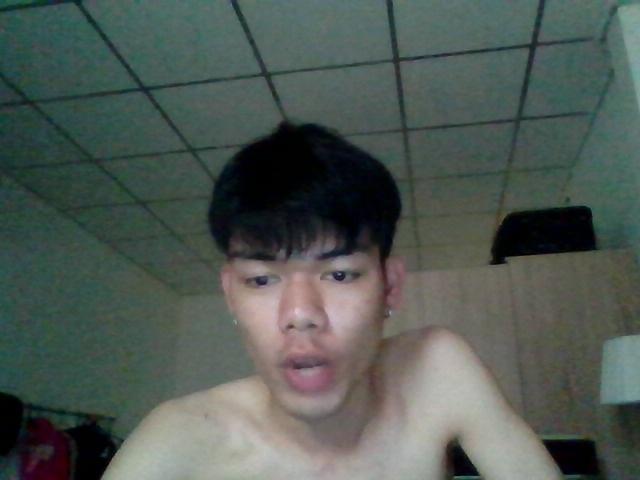
#> input picture images/NG/20260603_112642_958987.jpg, 640 x 480 px
$ python -i blob_tool.py   (imports and definitions only)
#> lines starting #> are read from the running program, lines starting #| are printed output that depends on the picture; after the words box and inside, x2 and y2 are one past the last pixel; in counts of white or black regions, pixels touching at a corner belong together
#> further down, picture is the input picture: shape (480, 640, 3); mean B, G, R 83.7, 89.3, 79.6
import cv2
import numpy as np
from typing import Dict, Tuple, List

class BlobTool:
    """
    Blob detection tool for finding and analyzing connected components
    Useful for detecting defects, particles, or missing parts
    """

    def __init__(self, min_area: int = 50, max_area: int = 50000, threshold: int = 100):
        """
        Initialize Blob Detection Tool

        Args:
            min_area: Minimum blob area in pixels
            max_area: Maximum blob area in pixels
            threshold: Binary threshold value
        """
        self.min_area = min_area
        self.max_area = max_area
        self.threshold = threshold

    def inspect(self, image: np.ndarray) -> Dict:
        """
        Detect blobs in image

        Args:
            image: Input image

        Returns:
            dict: {
                'result': 'OK' or 'NG',
                'score': percentage,
                'blob_count': number of blobs detected,
                'blobs': list of blob data,
                'largest_blob_area': area of largest blob
            }
        """
        if image is None or image.size == 0:
            return {
                'result': 'NG',
                'score': 0,
                'blob_count': 0,
                'blobs': [],
                'largest_blob_area': 0
            }

        try:
            # Convert to grayscale if needed
            if len(image.shape) == 3:
                gray = cv2.cvtColor(image, cv2.COLOR_BGR2GRAY)
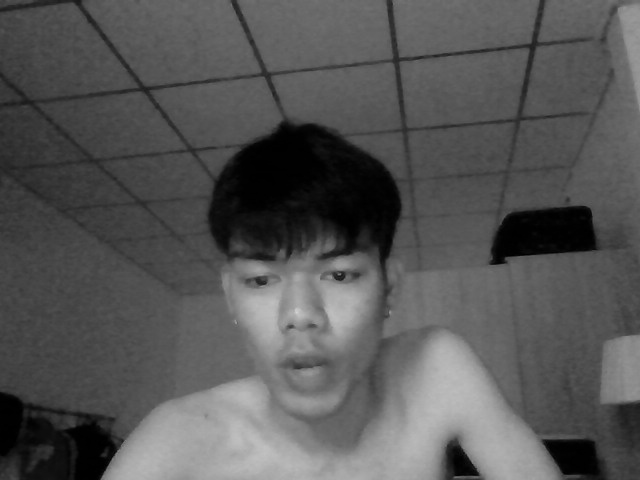
#> gray: shape (480, 640); min 0, max 212, mean 85.8
            else:
                gray = image

            # Binary threshold
            _, binary = cv2.threshold(gray, self.threshold, 255, cv2.THRESH_BINARY)
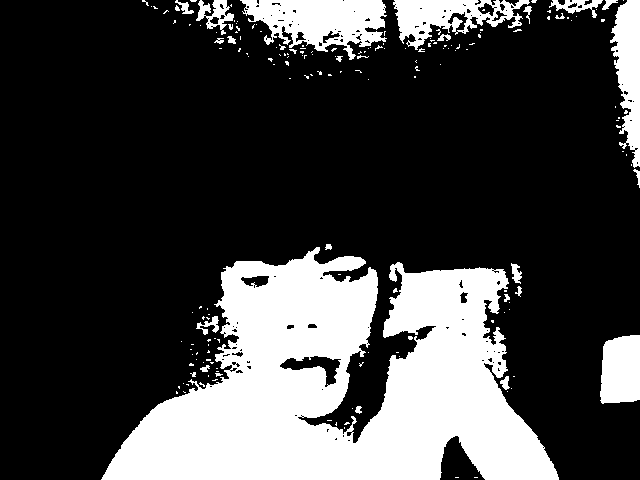
#> binary: shape (480, 640); 25.7% white; 181 white regions (153 under 20 px)

            # Find contours
            contours, _ = cv2.findContours(binary, cv2.RETR_EXTERNAL, cv2.CHAIN_APPROX_SIMPLE)
#> contours = 180 contours, 159 with area under 20; largest, box (x1, y1, x2, y2) and area: (101, 247, 559, 480) 62226, (240, 0, 387, 60) 5190, (393, 0, 530, 50) 3324, (610, 0, 640, 168) 2942, (600, 335, 640, 404) 2371

            # Analyze blobs
            blobs = []
            largest_area = 0

            for contour in contours:
                area = cv2.contourArea(contour)

                if self.min_area <= area <= self.max_area:
                    # Calculate blob properties
                    moments = cv2.moments(contour)
                    if moments['m00'] > 0:
                        cx = int(moments['m10'] / moments['m00'])
                        cy = int(moments['m01'] / moments['m00'])
                    else:
                        cx, cy = 0, 0

                    x, y, w, h = cv2.boundingRect(contour)
                    perimeter = cv2.arcLength(contour, True)
                    circularity = 4 * np.pi * area / (perimeter ** 2) if perimeter > 0 else 0

                    blob_data = {
                        'area': float(area),
                        'centroid': (cx, cy),
                        'bounding_rect': (x, y, w, h),
                        'perimeter': float(perimeter),
                        'circularity': float(circularity),
                        'aspect_ratio': float(w / h) if h > 0 else 0
                    }

                    blobs.append(blob_data)
                    largest_area = max(largest_area, area)
#> this loop made 180 passes
#> (area, cx, cy, x, y, w, h, perimeter) on passes 19, 46, 49, 63, 170, 172, 173, 175, 176, 177, 179: (62, 504, 382, 500, 376, 10, 14, 39.8), (2371, 620, 369, 600, 335, 40, 69, 205.1), (124, 209, 324, 196, 316, 23, 19, 116.9), (102.5, 515, 272, 511, 263, 11, 21, 70.53), (2941.5, 628, 69, 610, 0, 30, 168, 509.6), (53, 607, 3, 602, 0, 16, 10, 47.8), (352.5, 576, 5, 549, 0, 54, 18, 189.8), (3323.5, 448, 15, 393, 0, 137, 50, 625.4), (5190.5, 320, 20, 240, 0, 147, 60, 680.1), (557, 215, 13, 196, 0, 38, 35, 233.5), (74.5, 184, 7, 175, 0, 19, 14, 66.87)
#> area on passes 8, 25: 26.5, 27.5
#> after the loop, blobs = 11 items

            # Determine result
            blob_count = len(blobs)
#> blob_count = 11
            score = min(100, (blob_count / 5) * 100)  # Normalize to 100%
#> score = 100

            result = 'NG' if blob_count > 0 else 'OK'
#> result = 'NG'

            return {
                'result': result,
                'score': float(score),
                'blob_count': blob_count,
                'blobs': blobs,
                'largest_blob_area': float(largest_area)
            }
        except Exception as e:
            return {
                'result': 'ERROR',
                'score': 0,
                'blob_count': 0,
                'blobs': [],
                'largest_blob_area': 0,
                'error': str(e)
            }

    # [34 lines left out: function detect_defects, not called in this run]

    def set_min_area(self, min_area: int):
        """Set minimum blob area"""
        self.min_area = max(1, min_area)

    def set_max_area(self, max_area: int):
        """Set maximum blob area"""
        self.max_area = max(self.min_area, max_area)

    def set_threshold(self, threshold: int):
        """Set binary threshold"""
        self.threshold = max(0, min(255, threshold))

>>> import cv2
>>> picture = cv2.imread('../images/NG/20260603_112642_958987.jpg')
>>> result = BlobTool().inspect(picture)
#> result = 5 items

$ run again, on images/NG/20260603_112644_043359.jpg
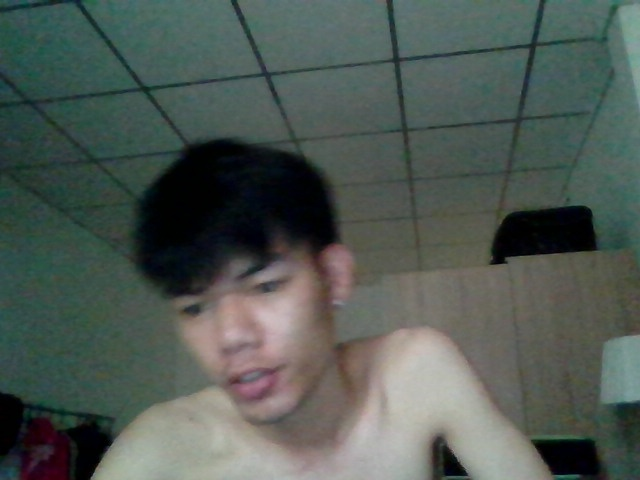
#> input picture images/NG/20260603_112644_043359.jpg, 640 x 480 px
#> picture is the input picture: shape (480, 640, 3); mean B, G, R 83.7, 89.5, 79.8
#> in inspect, `gray = cv2.cvtColor(image, cv2.COLOR_BGR2GRAY)`:
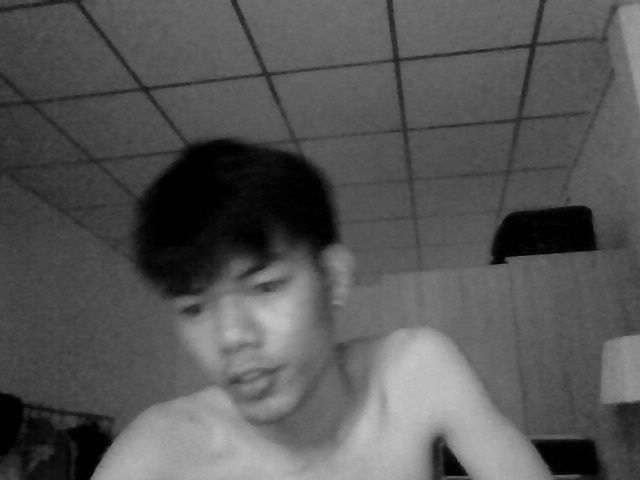
#> gray: shape (480, 640); min 0, max 197, mean 85.9
#> in inspect, `_, binary = cv2.threshold(gray, self.threshold, 255, cv2.THRESH_BINARY)`:
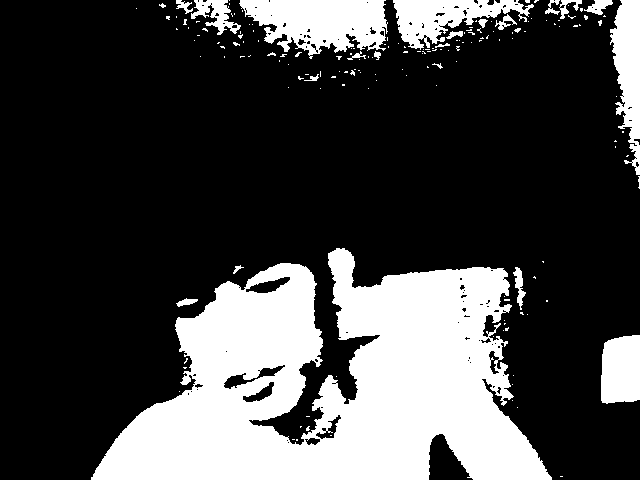
#> binary: shape (480, 640); 26.7% white; 170 white regions (148 under 20 px)
#> contours = 169 contours, 150 with area under 20; largest, box (x1, y1, x2, y2) and area: (91, 248, 552, 480) 64612, (239, 0, 388, 59) 5689, (393, 0, 534, 50) 3173, (610, 0, 640, 175) 3010, (601, 335, 640, 404) 2358
#> the loop in inspect, `for contour in contours:` made 169 passes
#> (area, cx, cy, x, y, w, h, perimeter) on passes 16, 25, 28, 119, 150, 159, 160, 161: (2358.5, 620, 369, 601, 335, 39, 69, 202.9), (81, 186, 301, 176, 298, 22, 9, 49.8), (189.5, 518, 285, 513, 267, 13, 43, 116.3), (53.5, 454, 34, 446, 31, 17, 8, 45.21), (88.5, 504, 22, 495, 14, 22, 16, 96.33), (3009.5, 628, 67, 610, 0, 30, 175, 560.9), (192, 598, 6, 584, 0, 29, 15, 82.28), (132.5, 567, 6, 559, 0, 23, 19, 103)
#> after the loop in inspect, `for contour in contours:`: blobs = 13 items
#> blob_count = 13
#> score = 100
#> in inspect, `result = 'NG' if blob_count > 0 else 'OK'`: result = 'NG'
#> `result = BlobTool().inspect(picture)`: result = 5 items

$ run again, on images/NG/20260603_112645_383144.jpg
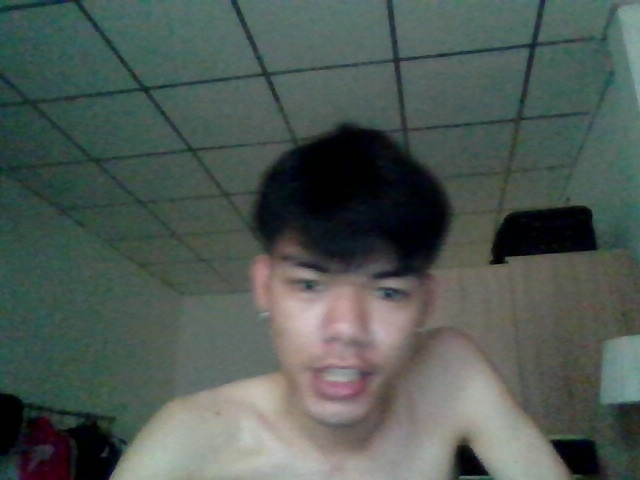
#> input picture images/NG/20260603_112645_383144.jpg, 640 x 480 px
#> picture is the input picture: shape (480, 640, 3); mean B, G, R 84, 89.3, 78.7
#> in inspect, `gray = cv2.cvtColor(image, cv2.COLOR_BGR2GRAY)`:
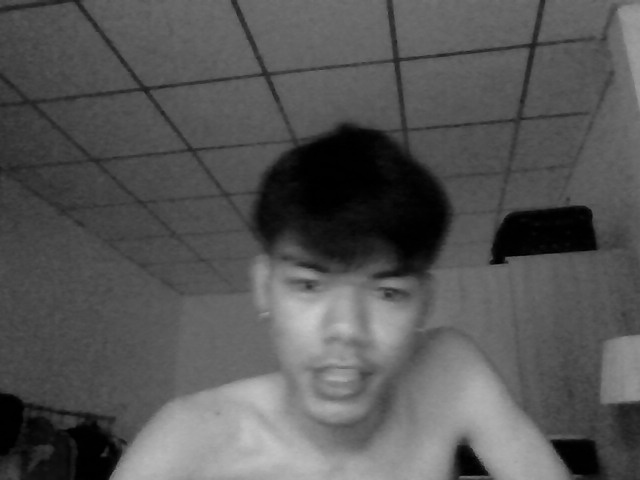
#> gray: shape (480, 640); min 0, max 202, mean 85.5
#> in inspect, `_, binary = cv2.threshold(gray, self.threshold, 255, cv2.THRESH_BINARY)`:
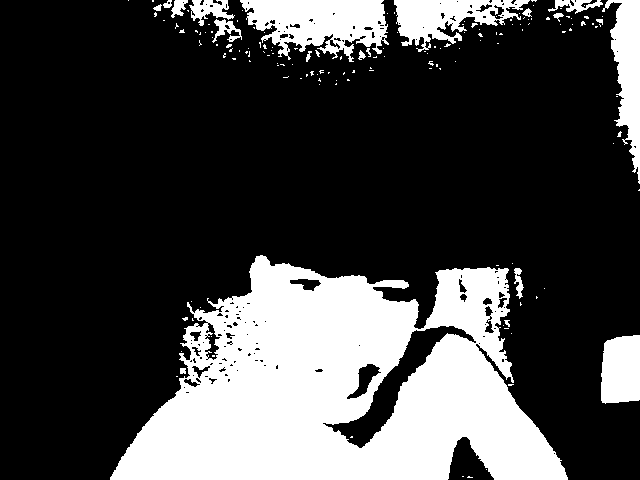
#> binary: shape (480, 640); 26.5% white; 157 white regions (137 under 20 px)
#> contours = 153 contours, 136 with area under 20; largest, box (x1, y1, x2, y2) and area: (110, 255, 568, 480) 68154, (240, 0, 389, 62) 5766, (394, 0, 530, 52) 3354, (602, 0, 640, 184) 3190, (601, 335, 640, 404) 2350
#> the loop in inspect, `for contour in contours:` made 153 passes
#> (area, cx, cy, x, y, w, h, perimeter) on passes 8, 20, 124, 144, 145, 147, 148, 149: (2350.5, 620, 369, 601, 335, 39, 69, 203.7), (119.5, 518, 281, 514, 268, 10, 31, 94.33), (242.5, 225, 28, 212, 19, 30, 24, 161), (3189.5, 628, 69, 602, 0, 38, 184, 555.6), (268, 575, 4, 548, 0, 55, 14, 206.5), (3353.5, 446, 15, 394, 0, 136, 52, 701.1), (5766.5, 319, 22, 240, 0, 149, 62, 780), (524.5, 208, 9, 189, 0, 46, 26, 221.6)
#> after the loop in inspect, `for contour in contours:`: blobs = 9 items
#> blob_count = 9
#> score = 100
#> in inspect, `result = 'NG' if blob_count > 0 else 'OK'`: result = 'NG'
#> `result = BlobTool().inspect(picture)`: result = 5 items
